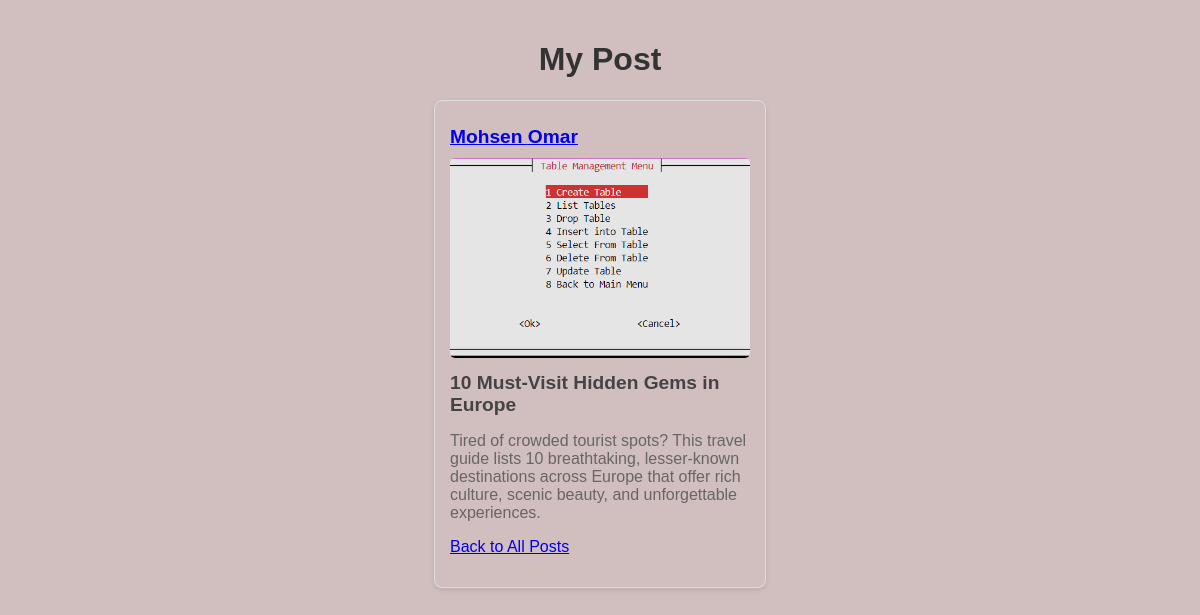
Page /posts/3 on the committed database.
### my_posts/models.py (models this page shows, shortened)
class Post(models.Model):
    title = models.CharField(max_length=255)
    image = models.ImageField(upload_to='posts/images/', blank=True, null=True)
    content = models.TextField()
    author = models.ForeignKey(Author, on_delete=models.PROTECT, related_name='posts')
    created_at = models.DateTimeField(auto_now_add=True)

class Author(models.Model):
    first_name = models.CharField(max_length=255)
    last_name = models.CharField(max_length=255)
    email = models.EmailField()
    password = models.CharField(max_length=255)

### my_posts/views.py (the view)
# urls.py: path('<int:post_id>', views.post_by_id),
def post_by_id(request, post_id):
    post = Post.objects.filter(pk=post_id).first()
    if post is None:
        return HttpResponseNotFound(f"Post #{post_id} not found")
    return render(request, "posts/post.html", {
        'post': post,
        'comments': post.comments.all(),
    })

### my_posts/templates/posts/post.html (shortened to what this page needs)
{% extends "shared/base.html" %}
{% load static %}
{% block css_file %}
    <link rel="stylesheet" href="{% static 'posts/style.css' %}">
{% endblock css_file %}
{% block content %}
    <h1>My Post</h1>
    <div class="posts-container">
        <div class="post-card">
            <h2 class="post-title">
                <a href="/posts/author/{{ post.author.id }}">
                    {{ post.author.first_name }} {{ post.author.last_name }}
                </a>
            </h2>
            <img src="{{ post.image.url }}" alt="{{ post.title }}">
            <h2 class="post-title">{{ post.title }}</h2>
            <p class="post-content">{{ post.content }}</p>
            <p><a href="{% url 'posts_index' %}">Back to All Posts</a></p>
        </div>
    </div>
{% endblock content %}

### my_posts/static/posts/style.css (style rules this page uses)
body { font-family: Arial, sans-serif; max-width: 1200px; margin: 0 auto; padding: 20px; }
h1 { text-align: center; color: #333; }
.posts-container { display: flex; flex-wrap: wrap; justify-content: space-around; gap: 20px; }
.post-card { border: 1px solid #ddd; border-radius: 8px; padding: 15px; width: 300px; box-shadow: 0 2px 5px rgba(0,0,0,0.1); }
.post-card img { width: 100%; height: 200px; object-fit: cover; border-radius: 5px; }
.post-title { font-size: 1.2rem; margin: 10px 0; color: #444; }
.post-content { color: #666; }

### static/styles.css (style rules this page uses)
body { background-color: #d1bfbf; }

### rows in the picture
Post: author.first_name "Mohsen", author.last_name "Omar", image (picture), title "10 Must-Visit Hidden Gems in Europe", content "Tired of crowded tourist spots? This travel guide lists 10 breathtaking, lesser-known destinations across Europe that offer rich culture, scenic beauty, and unforgettable experiences."
